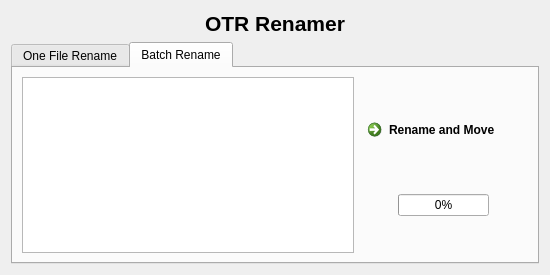
<?xml version="1.0" encoding="UTF-8"?>
<ui version="4.0">
 <class>Form</class>
 <widget class="QWidget" name="Form">
  <property name="geometry">
   <rect>
    <x>0</x>
    <y>0</y>
    <width>550</width>
    <height>275</height>
   </rect>
  </property>
  <property name="windowTitle">
   <string>OTR RENAMER</string>
  </property>
  <layout class="QGridLayout" name="gridLayout">
   <item row="1" column="0" alignment="Qt::AlignHCenter">
    <widget class="QLabel" name="label">
     <property name="sizePolicy">
      <sizepolicy hsizetype="Preferred" vsizetype="Preferred">
       <horstretch>0</horstretch>
       <verstretch>0</verstretch>
      </sizepolicy>
     </property>
     <property name="font">
      <font>
       <family>Arial</family>
       <pointsize>16</pointsize>
       <weight>75</weight>
       <bold>true</bold>
      </font>
     </property>
     <property name="text">
      <string>OTR Renamer</string>
     </property>
    </widget>
   </item>
   <item row="2" column="0">
    <widget class="QTabWidget" name="tabWidget">
     <property name="currentIndex">
      <number>1</number>
     </property>
     <widget class="QWidget" name="tab">
      <attribute name="title">
       <string>One File Rename</string>
      </attribute>
      <layout class="QGridLayout" name="gridLayout_2">
       <item row="1" column="0">
        <widget class="QLineEdit" name="lineEdit_2"/>
       </item>
       <item row="1" column="1">
        <widget class="QCommandLinkButton" name="commandLinkButton">
         <property name="text">
          <string>Get Episode Information</string>
         </property>
        </widget>
       </item>
       <item row="0" column="0">
        <widget class="QLineEdit" name="lineEdit"/>
       </item>
       <item row="0" column="1">
        <widget class="QPushButton" name="pushButton">
         <property name="text">
          <string>Load File</string>
         </property>
        </widget>
       </item>
       <item row="2" column="1">
        <widget class="QCommandLinkButton" name="commandLinkButton_2">
         <property name="sizePolicy">
          <sizepolicy hsizetype="Fixed" vsizetype="Fixed">
           <horstretch>0</horstretch>
           <verstretch>0</verstretch>
          </sizepolicy>
         </property>
         <property name="text">
          <string>Rename and Move File</string>
         </property>
        </widget>
       </item>
       <item row="2" column="0">
        <widget class="QLabel" name="label_2">
         <property name="text">
          <string>Episode information from www.fernsehserien.de</string>
         </property>
        </widget>
       </item>
      </layout>
     </widget>
     <widget class="QWidget" name="tab_2">
      <attribute name="title">
       <string>Batch Rename</string>
      </attribute>
      <layout class="QGridLayout" name="gridLayout_3">
       <item row="0" column="0">
        <widget class="QListWidget" name="listWidget"/>
       </item>
       <item row="0" column="1">
        <layout class="QVBoxLayout" name="verticalLayout">
         <item>
          <widget class="QCommandLinkButton" name="commandLinkButton_3">
           <property name="sizePolicy">
            <sizepolicy hsizetype="Preferred" vsizetype="Fixed">
             <horstretch>0</horstretch>
             <verstretch>0</verstretch>
            </sizepolicy>
           </property>
           <property name="text">
            <string>Rename and Move</string>
           </property>
          </widget>
         </item>
         <item alignment="Qt::AlignHCenter">
          <widget class="QProgressBar" name="progressBar">
           <property name="sizePolicy">
            <sizepolicy hsizetype="Fixed" vsizetype="Fixed">
             <horstretch>0</horstretch>
             <verstretch>0</verstretch>
            </sizepolicy>
           </property>
           <property name="value">
            <number>0</number>
           </property>
          </widget>
         </item>
        </layout>
       </item>
      </layout>
     </widget>
    </widget>
   </item>
  </layout>
 </widget>
 <resources/>
 <connections/>
</ui>
